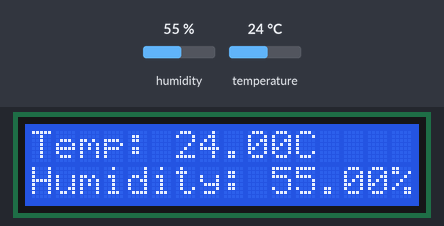
Bench run of a sketch on a simulated Arduino Uno, built with avr-gcc and run on an emulated ATmega328P. Parts: 16×2 character LCD. Inputs (shaded band) come from the test bench; at power-on: humidity 55 %, temperature 24 °C. What the sketch prints to the serial monitor is not drawn.

Above: at 2.7 s.
2.8 s: humidity set to 22 %
At 5.4 s:
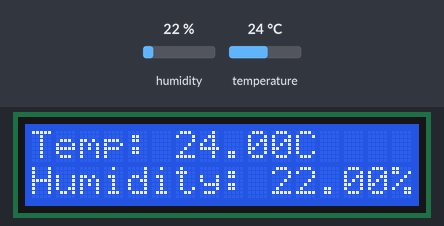
5.8 s: temperature set to 12 °C
At 6.5 s:
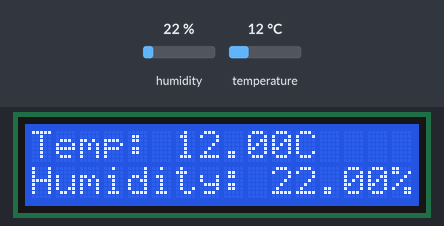
8.8 s: humidity set to 40 %
At 11.3 s:
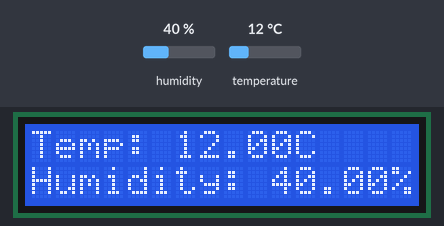
11.8 s: temperature set to 19 °C
At 13.6 s:
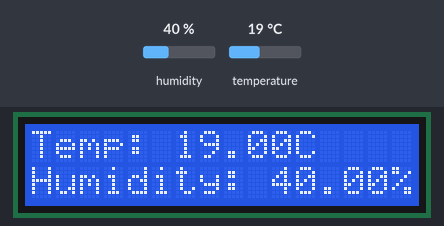
Timing chart, 0 to 15.1 s (numbered marks = the images above; inputs shaded):
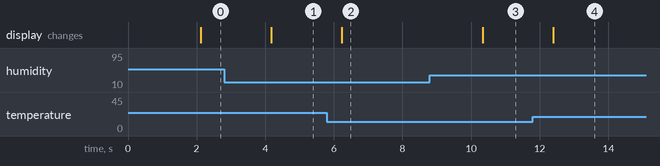

The sketch:

dht11.ino
```cpp
#include <Wire.h>                             // a library that allows communication with devices using the I2C protocol
#include <LiquidCrystal_I2C.h>               // a library to control the LCD display with I2C
#include <DHT.h>                            // a library that has necessary functions to interact with the DHT11 sensor

LiquidCrystal_I2C lcd(0x27, 16, 2);        // creates an LCD object to handle the LCD screen
#define DHTPIN 9                          // the pin where the DHT11 sensor is connected
#define DHTTYPE DHT11                    // specifies the sensor we are using

DHT dht(DHTPIN, DHTTYPE);              // creates a DHT object to handle the communication with the DHT11 sensor using the specified pin and sensor type

void setup() {
  Serial.begin(9600);                 // Start serial communication for debugging
  lcd.init();                        // Initialize the LCD (Prepares the LCD screen to start displaying information)
  lcd.backlight();                  // Turn on the backlight ( Turns on the backlight of the LCD so you can see the display.)
  dht.begin();                     // Initialize the DHT11 sensor (Prepares the DHT11 sensor to start taking readings.)
}

void loop() {
  delay(2000);                                  // Wait for 2 seconds
  float humidity = dht.readHumidity();         // Read humidity from the sensor
  float temperature = dht.readTemperature();   // Read temperature from the sensor in Celsius


  Serial.print("Temperature: ");
  Serial.print(temperature);
  Serial.print(" °C, ");
  Serial.print("Humidity: ");
  Serial.print(humidity);
  Serial.println(" %");

  lcd.clear();                  // Clear the LCD screen
  lcd.setCursor(0, 0);         // Set the cursor to the first column of the first row
  lcd.print("Temp: ");        // Display "Temp: " on the LCD
  lcd.print(temperature);    // Display the temperature value
  lcd.print("C");           // Display "C" for Celsius

  lcd.setCursor(0, 1);         // Set the cursor to the first column of the second row
  lcd.print("Humidity: ");    // Display "Humidity: " on the LCD
  lcd.print(humidity);       // Display the humidity value
  lcd.print("%");           // Display "%" for percentage
}
```

Measured:
- after the input at 2.8 s, the display: changes after 1.4 s (image 1)
- after the input at 5.8 s, the display: changes after 0.43 s (image 2)
- after the input at 8.8 s, the display: changes after 1.5 s (image 3)
- after the input at 11.8 s, the display: changes after 0.60 s (image 4)
